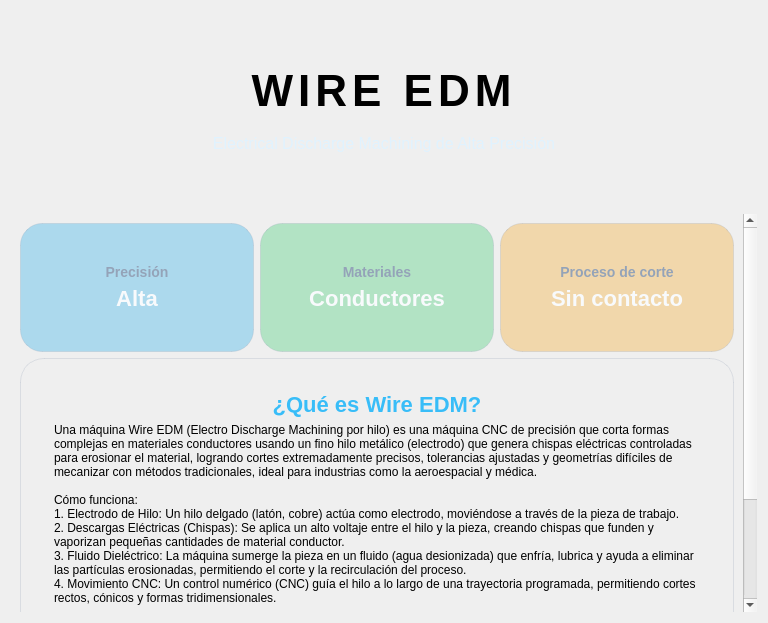
<?xml version="1.0" encoding="UTF-8"?>
<ui version="4.0">
 <class>WireEDMPremium</class>
 <widget class="QWidget" name="WireEDMPremium">
  <property name="geometry">
   <rect>
    <x>0</x>
    <y>0</y>
    <width>768</width>
    <height>623</height>
   </rect>
  </property>
  <!-- Sin hoja global -->
  <layout class="QVBoxLayout" name="mainLayout">
   <item>
    <!-- HERO -->
    <widget class="QFrame" name="heroFrame">
     <property name="styleSheet">
      <string notr="true">
/* HERO (solo este frame) */
#heroFrame {
    border-radius:20px;
    background: qlineargradient(x1:0, y1:0, x2:1, y2:1,
                                stop:0 #2563eb,
                                stop:1 #06b6d4);
    padding: 40px;
}
      </string>
     </property>
     <layout class="QVBoxLayout">
      <item>
       <widget class="QLabel" name="heroTitle">
        <property name="styleSheet">
         <string notr="true">
#heroTitle {
    background-color: transparent;
    font-size: 44px;
    font-weight: 900;
    letter-spacing: 5px;
    padding: 6px;
}
         </string>
        </property>
        <property name="text">
         <string>WIRE EDM</string>
        </property>
        <property name="alignment">
         <set>Qt::AlignmentFlag::AlignCenter</set>
        </property>
       </widget>
      </item>
      <item>
       <widget class="QLabel" name="heroSubtitle">
        <property name="styleSheet">
         <string notr="true">
#heroSubtitle {
    background-color: transparent;
    border-radius:5px;
    font-size: 16px;
    color: #e0f2fe;
    padding: 6px;
}
         </string>
        </property>
        <property name="text">
         <string>Electrical Discharge Machining de Alta Precisión</string>
        </property>
        <property name="alignment">
         <set>Qt::AlignmentFlag::AlignCenter</set>
        </property>
       </widget>
      </item>
     </layout>
    </widget>
   </item>

   <!-- SCROLL -->
   <item>
    <widget class="QScrollArea" name="scrollArea">
     <property name="frameShape">
      <enum>QFrame::Shape::NoFrame</enum>
     </property>
     <property name="lineWidth">
      <number>1</number>
     </property>
     <property name="widgetResizable">
      <bool>true</bool>
     </property>
     <widget class="QWidget" name="scrollContent">
      <property name="geometry">
       <rect>
        <x>0</x>
        <y>0</y>
        <width>733</width>
        <height>597</height>
       </rect>
      </property>
      <layout class="QVBoxLayout">
       <!-- CARDS -->
       <item>
        <layout class="QHBoxLayout" name="lay_2">
         <item>
          <widget class="QFrame" name="cardPrecision">
           <property name="styleSheet">
            <string notr="true">
#cardPrecision {
    border-radius: 22px;
    background-color: rgba(14,165,233,0.3);
    border: 1px solid rgba(148, 163, 184, 0.25);
    padding: 6px;
}
#cardPrecision:hover {
    border: 1px solid rgba(56, 189, 248, 1);
    background-color: rgba(2, 6, 23, 0.85);
}
            </string>
           </property>
           <property name="role" stdset="0">
            <string>cardRoot</string>
           </property>
           <layout class="QVBoxLayout">
            <item>
             <widget class="QFrame" name="cardPrecisionInner">
              <property name="styleSheet">
               <string notr="true">
#cardPrecisionInner {
    border-radius: 18px;
    background: qlineargradient(x1:0, y1:0, x2:1, y2:1,
                                stop:0 rgba(255,255,255,0.15),
                                stop:1 rgba(255,255,255,0.03));
    padding: 16px;
}
               </string>
              </property>
              <property name="role" stdset="0">
               <string>cardInner</string>
              </property>
              <layout class="QVBoxLayout">
               <item>
                <widget class="QLabel" name="cardPrecisionTitle">
                 <property name="styleSheet">
                  <string notr="true">
#cardPrecisionTitle {
    background: transparent;
    color: #94a3b8;
    font-size: 14px;
    font-weight: 600;
}
                  </string>
                 </property>
                 <property name="text">
                  <string>Precisión</string>
                 </property>
                 <property name="alignment">
                  <set>Qt::AlignmentFlag::AlignCenter</set>
                 </property>
                </widget>
               </item>
               <item>
                <widget class="QLabel" name="cardPrecisionValue">
                 <property name="styleSheet">
                  <string notr="true">
#cardPrecisionValue {
    background: transparent;
    color: #f8fafc;
    font-size: 22px;
    font-weight: 800;
}
                  </string>
                 </property>
                 <property name="text">
                  <string>Alta</string>
                 </property>
                 <property name="alignment">
                  <set>Qt::AlignmentFlag::AlignCenter</set>
                 </property>
                </widget>
               </item>
              </layout>
             </widget>
            </item>
           </layout>
          </widget>
         </item>

         <!-- cardMaterial igual que arriba pero con su color -->
         <item>
          <widget class="QFrame" name="cardMaterial">
           <property name="styleSheet">
            <string notr="true">
#cardMaterial {
    border-radius: 22px;
    background-color: rgba(34,197,94,0.3);
    border: 1px solid rgba(148, 163, 184, 0.25);
    padding: 6px;
}
#cardMaterial:hover {
    border: 1px solid rgba(56, 189, 248, 1);
    background-color: rgba(2, 6, 23, 0.85);
}
            </string>
           </property>
           <property name="role" stdset="0">
            <string>cardRoot</string>
           </property>
           <layout class="QVBoxLayout">
            <item>
             <widget class="QFrame" name="cardMaterialInner">
              <property name="styleSheet">
               <string notr="true">
#cardMaterialInner {
    border-radius: 18px;
    background: qlineargradient(x1:0, y1:0, x2:1, y2:1,
                                stop:0 rgba(255,255,255,0.15),
                                stop:1 rgba(255,255,255,0.03));
    padding: 16px;
}
               </string>
              </property>
              <property name="role" stdset="0">
               <string>cardInner</string>
              </property>
              <layout class="QVBoxLayout">
               <item>
                <widget class="QLabel" name="cardMaterialTitle">
                 <property name="styleSheet">
                  <string notr="true">
#cardMaterialTitle {
    background: transparent;
    color: #94a3b8;
    font-size: 14px;
    font-weight: 600;
}
                  </string>
                 </property>
                 <property name="text">
                  <string>Materiales</string>
                 </property>
                 <property name="alignment">
                  <set>Qt::AlignmentFlag::AlignCenter</set>
                 </property>
                </widget>
               </item>
               <item>
                <widget class="QLabel" name="cardMaterialValue">
                 <property name="styleSheet">
                  <string notr="true">
#cardMaterialValue {
    background: transparent;
    color: #f8fafc;
    font-size: 22px;
    font-weight: 800;
}
                  </string>
                 </property>
                 <property name="text">
                  <string>Conductores</string>
                 </property>
                 <property name="alignment">
                  <set>Qt::AlignmentFlag::AlignCenter</set>
                 </property>
                </widget>
               </item>
              </layout>
             </widget>
            </item>
           </layout>
          </widget>
         </item>

         <!-- cardProcess -->
         <item>
          <widget class="QFrame" name="cardProcess">
           <property name="styleSheet">
            <string notr="true">
#cardProcess {
    border-radius: 22px;
    background-color: rgba(245,158,11,0.3);
    border: 1px solid rgba(148, 163, 184, 0.25);
    padding: 6px;
}
#cardProcess:hover {
    border: 1px solid rgba(56, 189, 248, 1);
    background-color: rgba(2, 6, 23, 0.85);
}
            </string>
           </property>
           <property name="role" stdset="0">
            <string>cardRoot</string>
           </property>
           <layout class="QVBoxLayout">
            <item>
             <widget class="QFrame" name="cardProcessInner">
              <property name="styleSheet">
               <string notr="true">
#cardProcessInner {
    border-radius: 18px;
    background: qlineargradient(x1:0, y1:0, x2:1, y2:1,
                                stop:0 rgba(255,255,255,0.15),
                                stop:1 rgba(255,255,255,0.03));
    padding: 16px;
}
               </string>
              </property>
              <property name="role" stdset="0">
               <string>cardInner</string>
              </property>
              <layout class="QVBoxLayout">
               <item>
                <widget class="QLabel" name="cardProcessTitle">
                 <property name="styleSheet">
                  <string notr="true">
#cardProcessTitle {
    background: transparent;
    color: #94a3b8;
    font-size: 14px;
    font-weight: 600;
}
                  </string>
                 </property>
                 <property name="text">
                  <string>Proceso de corte</string>
                 </property>
                 <property name="alignment">
                  <set>Qt::AlignmentFlag::AlignCenter</set>
                 </property>
                </widget>
               </item>
               <item>
                <widget class="QLabel" name="cardProcessValue">
                 <property name="styleSheet">
                  <string notr="true">
#cardProcessValue {
    background: transparent;
    color: #f8fafc;
    font-size: 22px;
    font-weight: 800;
}
                  </string>
                 </property>
                 <property name="text">
                  <string>Sin contacto</string>
                 </property>
                 <property name="alignment">
                  <set>Qt::AlignmentFlag::AlignCenter</set>
                 </property>
                </widget>
               </item>
              </layout>
             </widget>
            </item>
           </layout>
          </widget>
         </item>
        </layout>
       </item>

       <!-- SECTION ¿Qué es? -->
       <item>
        <widget class="QFrame" name="sectionWhat">
         <property name="styleSheet">
          <string notr="true">
#sectionWhat {
    border-radius: 24px;
    padding: 24px;
    border: 1px solid rgba(148, 163, 184, 0.25);
}
          </string>
         </property>
         <layout class="QVBoxLayout">
          <item>
           <widget class="QLabel" name="sectionWhatTitle">
            <property name="styleSheet">
             <string notr="true">
#sectionWhatTitle {
    font-size: 22px;
    font-weight: 700;
    color: #38bdf8;
}
             </string>
            </property>
            <property name="text">
             <string>¿Qué es Wire EDM?</string>
            </property>
            <property name="textFormat">
             <enum>Qt::TextFormat::PlainText</enum>
            </property>
            <property name="alignment">
             <set>Qt::AlignmentFlag::AlignCenter</set>
            </property>
            <property name="wordWrap">
             <bool>true</bool>
            </property>
           </widget>
          </item>
          <item>
           <widget class="QLabel" name="label_2">
            <property name="styleSheet">
             <string notr="true">
#sectionWhatText {
    line-height: 1.6em;
}
             </string>
            </property>
            <property name="text">
             <string>Una máquina Wire EDM (Electro Discharge Machining por hilo) es una máquina CNC de precisión que corta formas complejas en materiales conductores usando un fino hilo metálico (electrodo) que genera chispas eléctricas controladas para erosionar el material, logrando cortes extremadamente precisos, tolerancias ajustadas y geometrías difíciles de mecanizar con métodos tradicionales, ideal para industrias como la aeroespacial y médica. 

Cómo funciona:
1. Electrodo de Hilo: Un hilo delgado (latón, cobre) actúa como electrodo, moviéndose a través de la pieza de trabajo.
2. Descargas Eléctricas (Chispas): Se aplica un alto voltaje entre el hilo y la pieza, creando chispas que funden y vaporizan pequeñas cantidades de material conductor.
3. Fluido Dieléctrico: La máquina sumerge la pieza en un fluido (agua desionizada) que enfría, lubrica y ayuda a eliminar las partículas erosionadas, permitiendo el corte y la recirculación del proceso.
4. Movimiento CNC: Un control numérico (CNC) guía el hilo a lo largo de una trayectoria programada, permitiendo cortes rectos, cónicos y formas tridimensionales.</string>
            </property>
            <property name="textFormat">
             <enum>Qt::TextFormat::PlainText</enum>
            </property>
            <property name="wordWrap">
             <bool>true</bool>
            </property>
           </widget>
          </item>
         </layout>
        </widget>
       </item>

       <!-- 3 FACTS -->
       <item>
        <layout class="QHBoxLayout" name="lay_1">
         <item>
          <widget class="QFrame" name="fact1">
           <property name="styleSheet">
            <string notr="true">
#fact1 {
    border-radius: 22px;
    background-color: rgba(124,58,237,0.4);
    border: 1px solid rgba(148, 163, 184, 0.25);
    padding: 6px;
}
#fact1:hover {
    border: 1px solid rgba(56, 189, 248, 1);
    background-color: rgba(2, 6, 23, 0.85);
}
            </string>
           </property>
           <property name="role" stdset="0">
            <string>cardRoot</string>
           </property>
           <layout class="QVBoxLayout">
            <item>
             <widget class="QFrame" name="fact1Inner">
              <property name="styleSheet">
               <string notr="true">
#fact1Inner {
    border-radius: 18px;
    background: qlineargradient(x1:0, y1:0, x2:1, y2:1,
                                stop:0 rgba(255,255,255,0.15),
                                stop:1 rgba(255,255,255,0.03));
    padding: 16px;
}
               </string>
              </property>
              <property name="role" stdset="0">
               <string>cardInner</string>
              </property>
              <layout class="QVBoxLayout">
               <item>
                <widget class="QLabel" name="label">
                 <property name="styleSheet">
                  <string notr="true">
#label {
    background: transparent;
    color: #f8fafc;
    font-weight: 600;
}
                  </string>
                 </property>
                 <property name="text">
                  <string>No usa fuerza mecánica</string>
                 </property>
                 <property name="alignment">
                  <set>Qt::AlignmentFlag::AlignCenter</set>
                 </property>
                </widget>
               </item>
              </layout>
             </widget>
            </item>
           </layout>
          </widget>
         </item>

         <item>
          <widget class="QFrame" name="fact2">
           <property name="styleSheet">
            <string notr="true">
#fact2 {
    border-radius: 22px;
    background-color: rgba(236,72,153,0.4);
    border: 1px solid rgba(148, 163, 184, 0.25);
    padding: 6px;
}
#fact2:hover {
    border: 1px solid rgba(56, 189, 248, 1);
    background-color: rgba(2, 6, 23, 0.85);
}
            </string>
           </property>
           <property name="role" stdset="0">
            <string>cardRoot</string>
           </property>
           <layout class="QVBoxLayout">
            <item>
             <widget class="QFrame" name="fact2Inner">
              <property name="styleSheet">
               <string notr="true">
#fact2Inner {
    border-radius: 18px;
    background: qlineargradient(x1:0, y1:0, x2:1, y2:1,
                                stop:0 rgba(255,255,255,0.15),
                                stop:1 rgba(255,255,255,0.03));
    padding: 16px;
}
               </string>
              </property>
              <property name="role" stdset="0">
               <string>cardInner</string>
              </property>
              <layout class="QVBoxLayout">
               <item>
                <widget class="QLabel" name="label">
                 <property name="styleSheet">
                  <string notr="true">
#label {
    background: transparent;
    color: #f8fafc;
    font-weight: 600;
}
                  </string>
                 </property>
                 <property name="text">
                  <string>Corta aceros templados</string>
                 </property>
                 <property name="alignment">
                  <set>Qt::AlignmentFlag::AlignCenter</set>
                 </property>
                </widget>
               </item>
              </layout>
             </widget>
            </item>
           </layout>
          </widget>
         </item>

         <item>
          <widget class="QFrame" name="fact3">
           <property name="styleSheet">
            <string notr="true">
#fact3 {
    border-radius: 22px;
    background-color: rgba(16,185,129,0.4);
    border: 1px solid rgba(148, 163, 184, 0.25);
    padding: 6px;
}
#fact3:hover {
    border: 1px solid rgba(56, 189, 248, 1);
    background-color: rgba(2, 6, 23, 0.85);
}
            </string>
           </property>
           <property name="role" stdset="0">
            <string>cardRoot</string>
           </property>
           <layout class="QVBoxLayout">
            <item>
             <widget class="QFrame" name="fact3Inner">
              <property name="styleSheet">
               <string notr="true">
#fact3Inner {
    border-radius: 18px;
    background: qlineargradient(x1:0, y1:0, x2:1, y2:1,
                                stop:0 rgba(255,255,255,0.15),
                                stop:1 rgba(255,255,255,0.03));
    padding: 16px;
}
               </string>
              </property>
              <property name="role" stdset="0">
               <string>cardInner</string>
              </property>
              <layout class="QVBoxLayout">
               <item>
                <widget class="QLabel" name="label">
                 <property name="styleSheet">
                  <string notr="true">
#label {
    background: transparent;
    color: #f8fafc;
    font-weight: 600;
}
                  </string>
                 </property>
                 <property name="text">
                  <string>Geometrías complejas</string>
                 </property>
                 <property name="alignment">
                  <set>Qt::AlignmentFlag::AlignCenter</set>
                 </property>
                </widget>
               </item>
              </layout>
             </widget>
            </item>
           </layout>
          </widget>
         </item>
        </layout>
       </item>

       <!-- MEDIA PLACEHOLDER -->
       <item>
        <widget class="QFrame" name="mediaPlaceholder">
         <property name="styleSheet">
          <string notr="true">
#mediaPlaceholder {
    border: 3px dashed #38bdf8;
    border-radius: 24px;
    font-size: 18px;
    color: #38bdf8;
}
          </string>
         </property>
         <property name="frameShape">
          <enum>QFrame::Shape::StyledPanel</enum>
         </property>
         <property name="frameShadow">
          <enum>QFrame::Shadow::Raised</enum>
         </property>
        </widget>
       </item>
      </layout>
     </widget>
    </widget>
   </item>
  </layout>
 </widget>
 <resources/>
 <connections/>
</ui>
